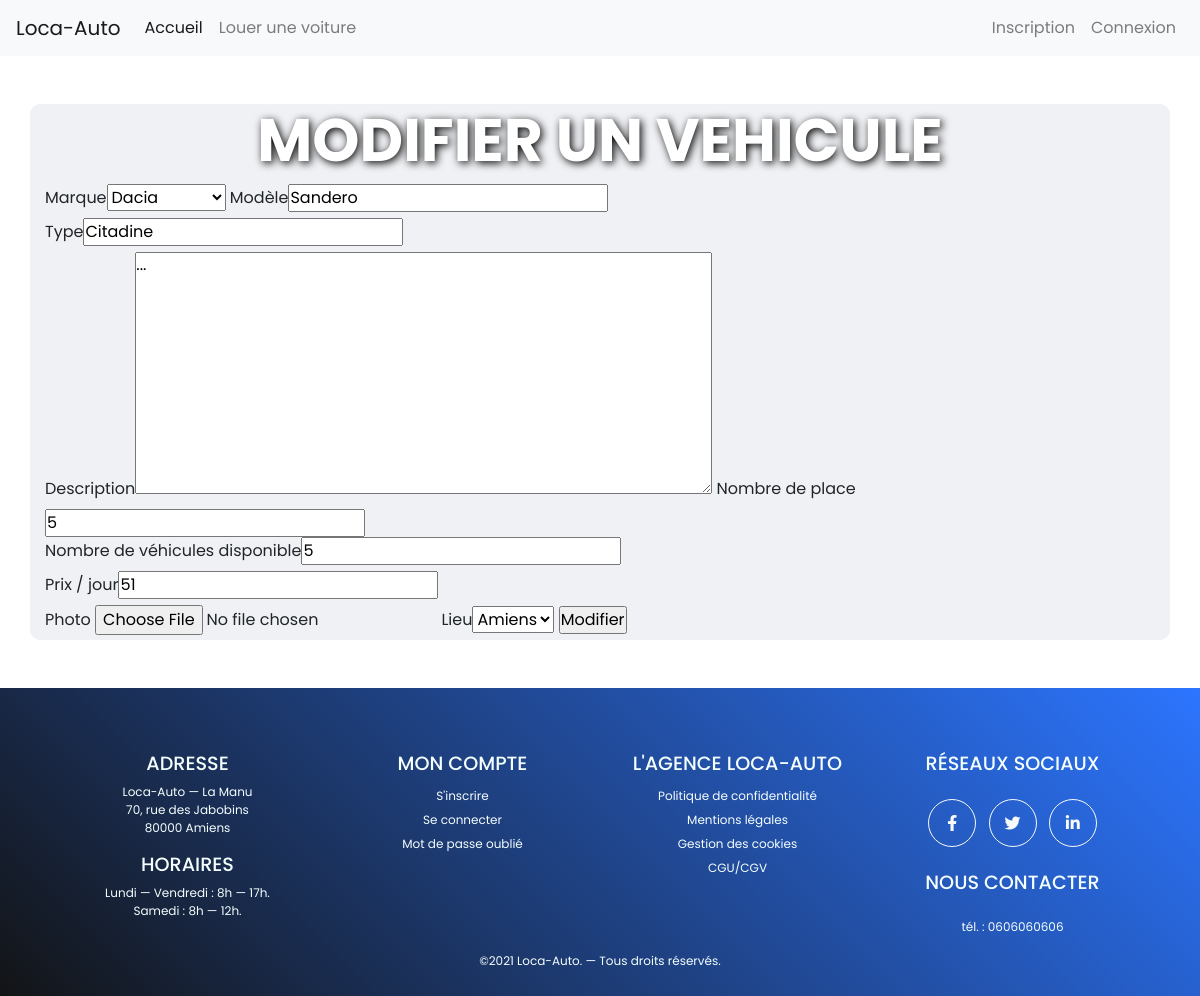
/index.php/Admin_controller/editVehicle/4, run on an earlier commit of the app's database.
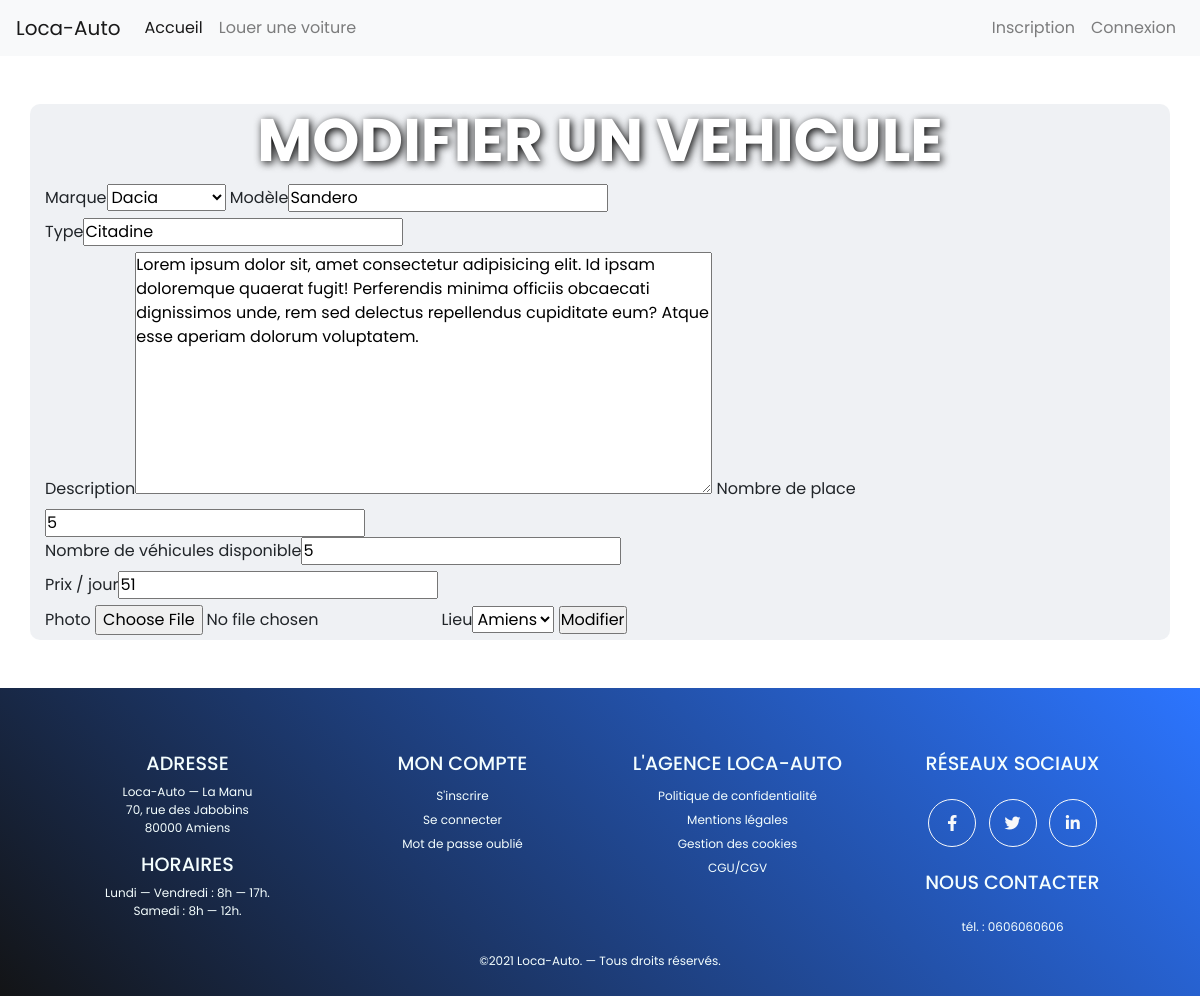
And on a later commit of the database.
### tables this page shows
CREATE TABLE Vehicle(
        `id`                  Int  Auto_increment  NOT NULL ,
        `vehicle_model`       Varchar (50) NOT NULL ,
        `vehicle_type`        Varchar (50) NOT NULL ,
        `vehicle_description` Varchar (255) NOT NULL ,
        `nb_seat`             Int NOT NULL ,
        `nb_vehicle_dispo`    Int NOT NULL ,
        `price_day`           Int NOT NULL ,
        `url_image`           Varchar (255) NOT NULL ,
        `id_Mark`             Int NOT NULL ,
        `id_Parking`          Int NOT NULL
	,CONSTRAINT Vehicle_PK PRIMARY KEY (`id`)

	,CONSTRAINT Vehicle_Mark_FK FOREIGN KEY (`id_Mark`) REFERENCES Mark(`id`)
	,CONSTRAINT Vehicle_Parking0_FK FOREIGN KEY (`id_Parking`) REFERENCES Parking(`id`)
);

### application/controllers/Admin_controller.php (called while the page is built, shortened)
<?php
class Admin_controller extends CI_Controller
{
    public function __construct()
    {
        $this->load->model('Customer_model');
        $this->load->model('Vehicle_model');
        $this->load->model('Mark_model');
        $this->load->model('Parking_model');
        $this->load->model('Rent_model');
        $this->load->model('Admin_model');
        $this->load->helper('url');
        $this->load->helper('form');
        $this->load->library('form_validation');
    }
    public function editVehicle($idVehicle)
    {
        $this->form_validation->set_rules('vehicle_model',  'Modèle du véhicule',  'required');
        $data['vehicle'] = $this->Vehicle_model->read($idVehicle);
        if ($this->form_validation->run() == FALSE)
        {
            $data['parks'] = $this->Parking_model->select_all();
            $data['marks'] = $this->Mark_model->select_all();
            $data["title"] = "Enregistrer une voiture";
            $this->load->view('templates/header', $data);
            $this->load->view('admin/editVehicleForm', $data);
            $this->load->view('templates/footer', $data);
        }
    }
}

### index.php (called while the page is built, shortened)
<?php
require_once BASEPATH.'core/CodeIgniter.php';

### application/models/Vehicle_model.php (called while the page is built, shortened)
<?php
class Vehicle_model extends CI_Model
{
    public function read($id)
    {
        $this->db->select(
            '
        vehicle.id AS idVehicle,
        vehicle_model AS Model,
        vehicle_type AS Type,
        vehicle_description AS Description,
        nb_seat AS Places,
        nb_vehicle_dispo AS Dispo,
        price_day AS Forfait,
        url_image AS Image,
        id_Mark,
        id_Parking,
        Mark.name AS Mark,
        Parking.id AS idPark,
        Parking.location AS namePark'
        );
        $this->db->from('Vehicle');
        $this->db->join('Mark', 'Vehicle.id_Mark = Mark.id');
        $this->db->join('Parking', 'Vehicle.id_Parking = Parking.id');
        $query = $this->db->get();
        return $query->result_array();
    }
}

### application/models/Mark_model.php (called while the page is built, shortened)
<?php
class Mark_model extends CI_Model
{
    public function select_all()
    {
        $query = $this->db->get('Mark');
        return $query->result_array();
    }
}

### application/models/Parking_model.php (called while the page is built, shortened)
<?php
class Parking_model extends CI_Model
{
    public function select_all()
    {
        $query = $this->db->get('Parking');
        return $query->result_array();
    }
}

### application/views/admin/editVehicleForm.php (the view, shortened to what this page needs)
<div class="container opacity mb-5">
    <h1 class="text-center mt-5" id="titleSection">Modifier un vehicule</h1>
    <?php
    echo form_open_multipart('Admin_controller/editVehicle/' . $vehicle[0]['idVehicle'] );
    foreach($marks as $mark) {
        $optionsMark[$mark['id']] = $mark['name'];
    }
    echo form_label('Marque');
    echo form_dropdown('id_Mark', $optionsMark , $vehicle[0]['id_Mark'] );
    echo form_label('Modèle');
    echo form_input(array('id'=>'vehicle_model','name'=>'vehicle_model' , 'value' => set_value( 'vehicle_model', $vehicle[0]['Model'] )));
    echo "<br/>";
    echo form_label('Type');
    echo form_input(array('id'=>'vehicle_type','name'=>'vehicle_type' , 'value' => set_value( 'vehicle_type',$vehicle[0]['Type'] )));
    echo "<br/>";
    echo form_label('Description');
    echo form_textarea(array('id'=>'vehicle_description','name'=>'vehicle_description' , 'value' => set_value( 'vehicle_description',$vehicle[0]['Description'] )));
    echo form_label('Nombre de place');
    echo form_input(array('id'=>'nb_seat','name'=>'nb_seat', 'value' => set_value( 'nb_seat', $vehicle[0]['Places'])));
    echo "<br/>";
    echo form_label('Nombre de véhicules disponible');
    echo form_input(array('id'=>'nb_vehicle_dispo','name'=>'nb_vehicle_dispo', 'value' => set_value( 'nb_vehicle_dispo',$vehicle[0]['Dispo'])));
    echo "<br/>";
    echo form_label('Prix / jour');
    echo form_input(array('id'=>'price_day','name'=>'price_day', 'value' => set_value( 'price_day' , $vehicle[0]['Forfait'])));
    echo "<br/>";
    echo form_label('Photo');
    ?>
    <input type="file" name="url_image" />
    <?php
    foreach($parks as $park) {
        $optionsPark[$park['id']] = $park['location'];
    }
    echo form_label('Lieu');
    echo form_dropdown('id_Parking', $optionsPark , $vehicle[0]['idPark']);
    echo form_submit(array('id'=>'submit','value'=>'Modifier'));
    echo form_close();
?>
</div>

What changed in the data, as far as the page shows it:
changed vehicle "Dacia": vehicle_description "..." → "Lorem ipsum dolor sit, amet consectetur adipisicing elit. Id ipsam doloremque quaerat fugit! Perferendis minima officiis obcaecati dignissimos unde, rem sed delectus repellendus cupiditate eum? Atque esse aperiam dolorum voluptatem."
